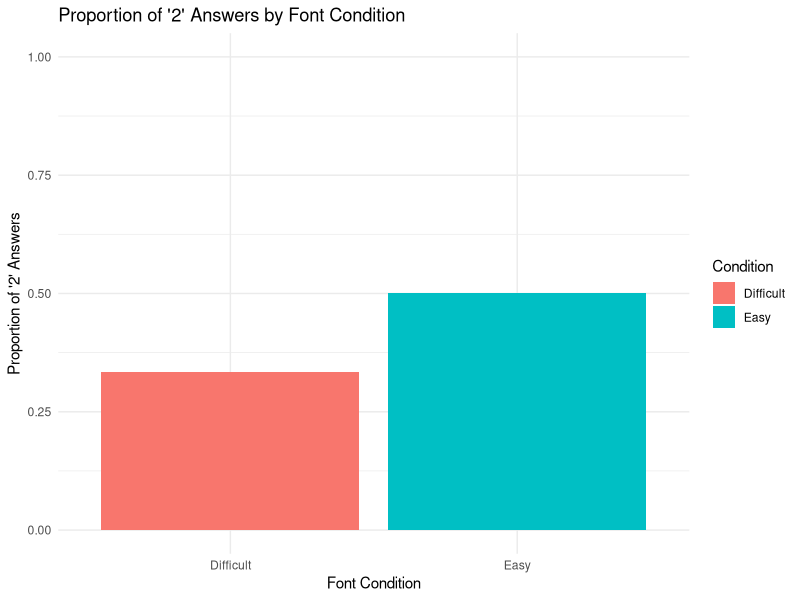

The R script that drew this image:
## ---- chunk 1
# loading libraries
library(dplyr)

# reading data
data <- read.csv("PilotA.csv")

# preparing data
difficult_data <- subset(data, Condition == "Brush")
easy_data <- subset(data, Condition == "Arial")

# z-test for proportion of "2" answers
prop_difficult_2 <- mean(difficult_data$Distorted == "2")
prop_easy_2 <- mean(easy_data$Distorted == "2")

#combined standard error
n_difficult <- nrow(difficult_data)
n_easy <- nrow(easy_data)
p_combined <- (sum(difficult_data$Distorted == "2") + sum(easy_data$Distorted == "2")) / (n_difficult + n_easy)
se_combined <- sqrt(p_combined * (1 - p_combined) * (1/n_difficult + 1/n_easy))

#z-test
z_score <- (prop_difficult_2 - prop_easy_2) / se_combined
p_value <- 2 * (1 - pnorm(abs(z_score)))

cat("Z-score for comparison of '2' answers:", z_score, "\nP-value:", p_value, "\n")

# meta-analysis using rosenthal's methods
z_values <- c(3.26, 2.89, 2.5, 2.45)
combined_z <- sqrt(sum(z_values^2))
combined_p_value <- 2 * (1 - pnorm(combined_z))

cat("Combined Z-score using Rosenthal's method:", combined_z, "\nCombined P-value:", combined_p_value, "\n")

## ---- chunk 2

# making the plots

library(ggplot2)

proportions <- data.frame(
  Condition = c("Difficult", "Easy"),
  Proportion = c(prop_difficult_2, prop_easy_2)
)

ggplot(proportions, aes(x = Condition, y = Proportion, fill = Condition)) +
  geom_bar(stat = "identity", position = "dodge") +
  ylim(0, 1) +
  labs(title = "Proportion of '2' Answers by Font Condition",
       x = "Font Condition",
       y = "Proportion of '2' Answers") +
  theme_minimal()

## ---- chunk 3
### Data Preparation

#### Load Relevant Libraries and Functions

#### Import data

#### Data exclusion / filtering

#### Prepare data for analysis - create columns etc.
